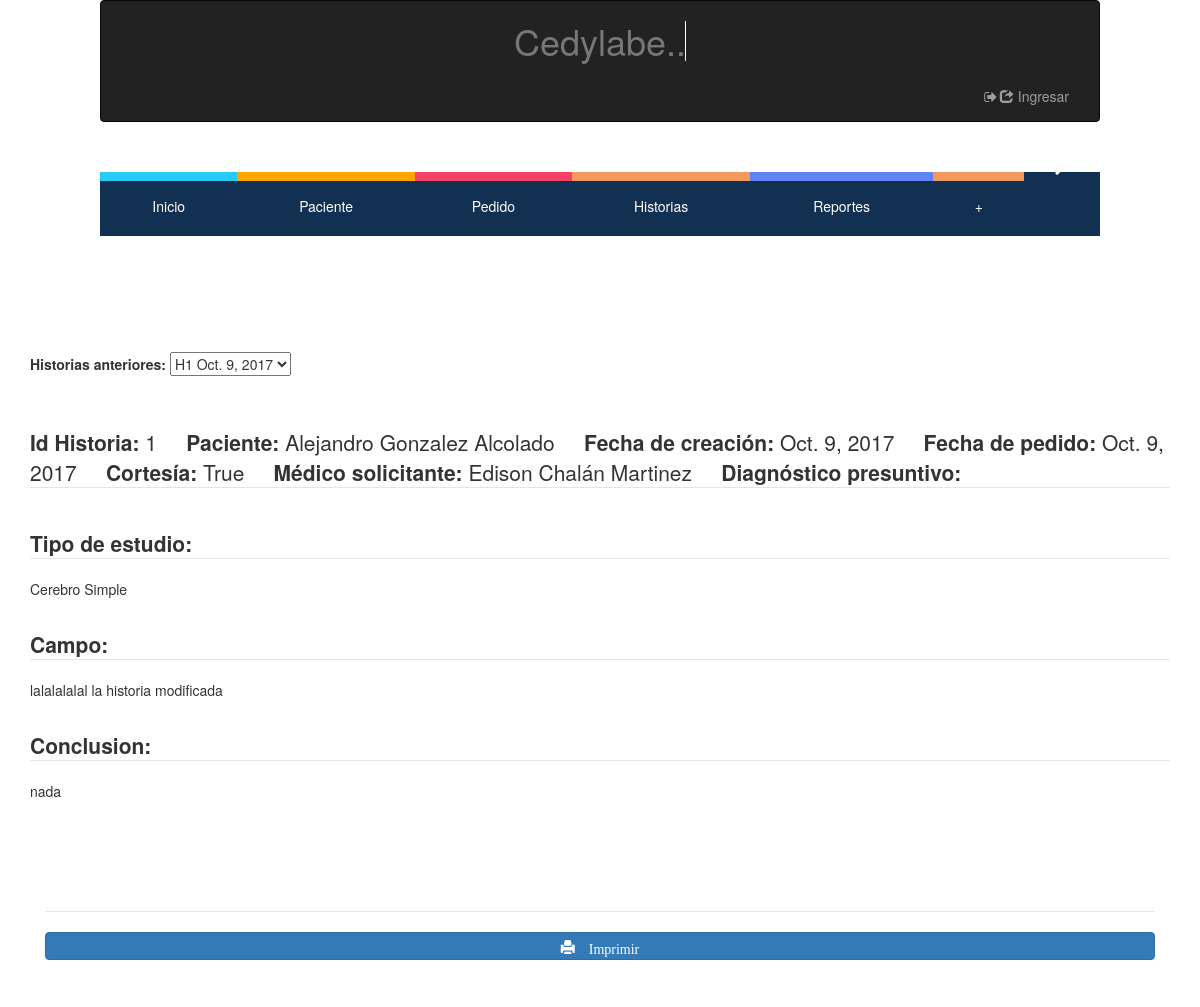
The page /historia/1/ on the database its author committed.
### hcapp/models.py (models this page shows, shortened)
class Historia(models.Model):
    Pedido=models.ForeignKey(Pedido, on_delete=models.PROTECT, default= 1)
    TipoEstudio= models.CharField(max_length=200)
    Fecha_creacion = models.DateField(auto_now=True)
    Campo = models.TextField()
    Conclusion = models.CharField(max_length=200)  # charfield

class Pedido(models.Model):
    TRUE_FALSE_CHOICE = ((True, "Yes"),(False, "No"))
    Paciente= models.ForeignKey(Paciente, on_delete=models.PROTECT)
    Medico= models.ForeignKey(MedicoSolicitante, on_delete=models.PROTECT)
    Diagnostico_presuntivo= models.CharField(max_length=255, null=True, blank=True)
    Fecha_pedido = models.DateField(auto_now=True) # auto_add será valido ???
    Fecha = models.DateField(auto_now=True)
    Cortecia = models.BooleanField(choices=TRUE_FALSE_CHOICE)

class Paciente (models.Model):
    Cedula = models.IntegerField(null=False, blank=False, unique=True, error_messages={'unique':"Ya existe un paciente con esta cédula en el sistema"}) # es necesaria?
    Nombre = models.CharField(max_length=128, null=False, blank=False)
    Apellido = models.CharField(max_length=128, null=False, blank=False)
    Telefono = models.IntegerField(validators=[MaxValueValidator(9999999999)], null=True, blank=True)
    Fecha_nacimiento= models.DateField(null= True, blank=True)
    Fecha_ingreso= models.DateField(auto_now=True, auto_now_add=False)
    '''def save(self, *args, **kwargs):
        if not self.Edad:
            self.Edad = calculate_age(self.Fecha_nacimiento)
        super(Paciente, self).save(*args, **kwargs)'''

class MedicoSolicitante (models.Model):
    Nombre = models.CharField(max_length=128, null=False, blank=False)
    Apellido = models.CharField(max_length=128, null=False, blank=False)
    Telefono = models.IntegerField(validators=[MaxValueValidator(9999999999)], null=True, blank=True)
    Fecha = models.DateField(auto_now=True)

### hcapp/views.py (the view)
# urls.py: url(r'^historia/(?P<pk>[0-9]+)/$',views.DetalleHistoria.as_view() ,name="Detalle-Historia"),
class DetalleHistoria(generic.DetailView):
    model=m.Historia
    template_name = 'hcapp/detalle_historia.html'
    def get_context_data(self, **kwargs):
        contexto=super(DetalleHistoria, self).get_context_data(**kwargs)
        historia_actual= Historia.objects.get(pk=self.kwargs['pk'])
        estudio_actual= historia_actual.TipoEstudio
        pedido_actual=historia_actual.Pedido
        pedidos=Pedido.objects.filter(Paciente= pedido_actual.Paciente)
        historias= Historia.objects.filter(Pedido__in=pedidos, TipoEstudio=estudio_actual)
        contexto['historias_paciente']= historias
        contexto['pedido']= pedido_actual
        return contexto

### hcapp/templates/hcapp/detalle_historia.html (shortened to what this page needs)
{% extends "hcapp/index.html" %}
{% load staticfiles %}
{% block contenido %}
<div class="container">
    <div class="row">
        <div class="col-md-12 col-xs-4 col-sm-6" >
			<br>
			<h5>
			<label for="fechas">Historias anteriores:</label>
			<select id="fechas" onChange="cambiar(this)">
			{% for hist in  historias_paciente%}
						<option value="{{hist.pk}}">H{{hist.pk}} {{hist.Fecha_creacion}}</option>
				{% endfor %}
				</select>
				</h5>
				<br>
				<br>
				<legend><B>Id Historia: </B> {{historia.pk}}
				&nbsp;&nbsp;&nbsp;<B> Paciente:  </B> {{pedido.Paciente.Nombre}} {{pedido.Paciente.Apellido}}
				&nbsp;&nbsp;&nbsp;<B> Fecha de creación:  </B> {{pedido.Fecha}}
				&nbsp;&nbsp;&nbsp;<B> Fecha de pedido:  </B> {{pedido.Fecha_pedido}}
				&nbsp;&nbsp;&nbsp;<B> Cortesía:  </B> {{pedido.Cortecia}}
				&nbsp;&nbsp;&nbsp;<B> Médico solicitante:  </B> {{pedido.Medico.Nombre}} {{pedido.Medico.Apellido}}
				&nbsp;&nbsp;&nbsp;<B> Diagnóstico presuntivo: </B> {{pedido.Diagnostico_presuntivo}}
				</legend>
					<br>
						<legend><B>Tipo de estudio:</B></legend><p>{{historia.TipoEstudio}}</p>
					<br>
						<legend><B>Campo:</B></legend><p align="justify">{{historia.Campo}}</p>
					<br>
						<legend><B>Conclusion:</B></legend><p align="justify">{{historia.Conclusion}}</p>
					<br>
					<br>
					<br>
					<br>
					<br>
        </div>
    </div>
</div>
<div class="container">
	<div class="col-md-12 col-xs-4 col-sm-6">
	<legend></legend>
	<button class="btn btn-primary btn-block" type="button" id="modificar_paciente"  onclick="window.location.href='/imprimir/{{ historia.pk }}'"><span class="glyphicon glyphicon-print"> Imprimir</span></button>
	<br>
	</div>
</div>
{% endblock contenido %}

### hcapp/static/css/estilo_distribucion_cntenido.css (style rules this page uses)
* { margin: 0; padding: 0; }
body { font-family: none; background: #fff; color: #fff; }

### hcapp/static/css/estilo_titulo.css (style rules this page uses)
* { margin: 0; padding: 0; }
body { font-family: monospace; background: #000; }

### rows shown on the page
Historia: pk "1", TipoEstudio "Cerebro Simple", Campo "lalalalalal la historia modificada", Conclusion "nada"
Pedido: Paciente.Nombre "Alejandro", Paciente.Apellido "Gonzalez Alcolado", Fecha "Oct. 9, 2017", Fecha_pedido "Oct. 9, 2017", Cortecia "True", Medico.Nombre "Edison", Medico.Apellido "Chalán Martinez"
